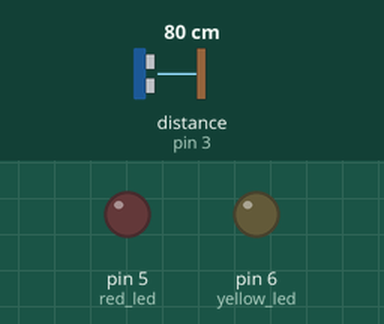
The sketch below on a simulated Arduino Uno, built with avr-gcc and run on an emulated ATmega328P. On the bench: output pins drawn as LEDs (lit = HIGH). Wiring (inferred from the names in the program): ultrasonic range finder: trigger pin 4; echo pin 3. Dashed ring = blinking. The inputs (shaded band) are chosen by the test bench; at power-on: distance to the obstacle (sensor on pin 3) 80 cm. The echo pulse lasts 58.3 µs per cm; pins used as bus, display or sensor lines are not drawn.

Above: at 1.2 s.
1.3 s: distance to the obstacle (sensor on pin 3) set to 45 cm
2.8 s: distance to the obstacle (sensor on pin 3) set to 35 cm
At 2.9 s:
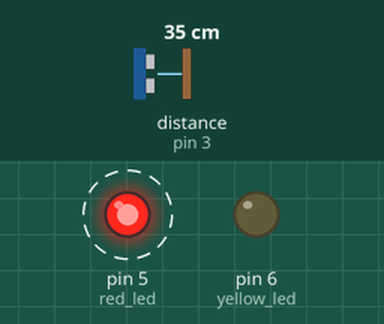
5.8 s: distance to the obstacle (sensor on pin 3) set to 2 cm
At 6.31 s:
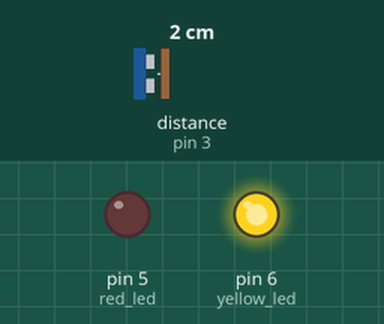
8.8 s: distance to the obstacle (sensor on pin 3) set to 60 cm
At 9.8 s:
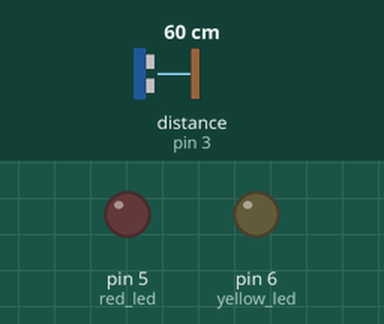
Timing chart, 0 to 11.3 s (numbered marks = the images above; inputs shaded):
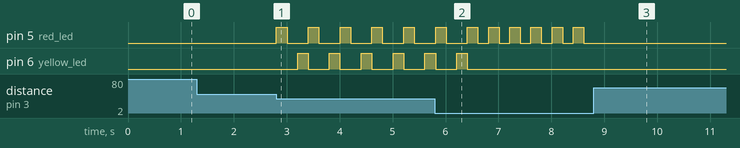

The sketch:

ultrasonicblink.ino
```cpp
int Time;
float dis;

void setup() {
  // put your setup code here, to run once:
pinMode(3,INPUT);      //echo pin
pinMode(4,OUTPUT);    //trig pin
pinMode(5,OUTPUT);   //red led
pinMode(6,OUTPUT);  //yellow led
}

void loop() {
  // put your main code here, to run repeatedly:
  digitalWrite(4,HIGH);
  delayMicroseconds(10);
  digitalWrite(4,LOW);
  delayMicroseconds(10);

  Time=pulseIn(3,HIGH);
  dis=(Time/2)/29;
  if(dis<10)
  {
  digitalWrite(5,HIGH);
  delay(200);
  digitalWrite(5,LOW);
  delay(200);
  }
  if((dis>10)&&(dis<25))
  {
    for(int i=0;i<3;i++)
    {
  digitalWrite(5,HIGH);
  delay(100);
  digitalWrite(5,LOW);
  }}

  if((dis>25)&&(dis<40))
  {    for(int i=0;i<2;i++)
    {
  digitalWrite(5,HIGH);
  delay(200);
  digitalWrite(5,LOW);
  delay(200);
  digitalWrite(6,HIGH);
  delay(200);
  digitalWrite(6,LOW);
  }}
}
```

Measured:
- the behaviour switches between 41 and 40 cm on distance to the obstacle (sensor on pin 3) (found by bisection; images 0 and 1)
- after the input at 1.3 s, every drawn part: stays the same
- after the input at 2.8 s, pin 5 (red_led): alternates HIGH for 0.20 s and LOW for 0.40 s, starting at once; pin 6 (yellow_led): alternates HIGH for 0.20 s and LOW for 0.40 s, starting after 0.41 s
- after the input at 5.8 s, pin 6 (yellow_led): goes on until 6.4 s, then stays LOW
- after the input at 8.8 s, pin 5 (red_led): stops changing and stays LOW
